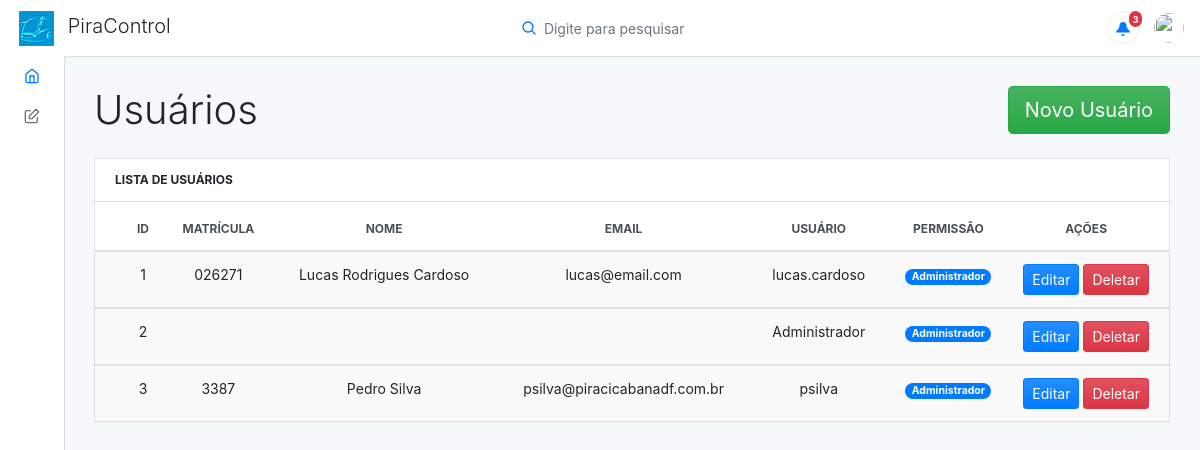
The app's page /front/usuario.php (signed in), older data.
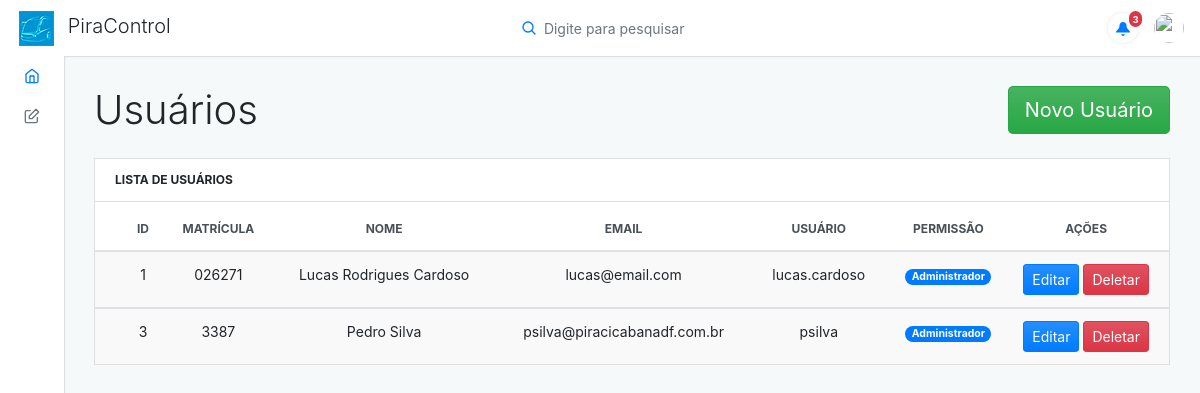
The same page, newer data.
### tables this page shows
CREATE TABLE `usuario` (
  `id` int(11) NOT NULL,
  `nome` varchar(45) NOT NULL,
  `ultimoNome` varchar(45) NOT NULL,
  `nomeUsuario` varchar(45) NOT NULL,
  `email` varchar(80) NOT NULL,
  `matricula` varchar(45) NOT NULL,
  `imagem` varchar(200) NOT NULL,
  `senha` varchar(200) NOT NULL
);

### front/classes/Conexao.php (called while the page is built, shortened)
<?php
class Conexao
{
	private $host;
	private $user;
	private $password;
	public function __construct() {
		$this->host = 'mysql:host=localhost;dbname=bd_pira_control';
		$this->user = 'root';
		$this->password = '';
	}
    public function conectar() {
    	try {
			$conn = new PDO(
							$this->host,
							$this->user,
							$this->password
						);
			return $conn;
		} catch (PDOException $e) {
			echo 'Erro na conexao. Erro reportado: ' . $e->getMessage();
			exit;
		}
    }
}

### front/classes/UsuarioDAO.php (called while the page is built, shortened)
<?php
require_once 'Model.php';
class UsuarioDao extends Model
{
    public function __construct()
    {
        $this->class = 'Usuario';
        $this->tabela = 'usuario';
    }
    public function listarUsuarios($condicao = '')
    {
        $query = "SELECT id, nome, ultimoNome, nomeUsuario, email, matricula, imagem FROM {$this->tabela}";
        $stmt = $this->db->prepare($query);
        $stmt->setFetchMode(PDO::FETCH_CLASS, $this->class);
        $stmt->execute();
        return $stmt->fetchAll();
    }
}

### front/classes/Model.php (called while the page is built, shortened)
<?php
    require 'Conexao.php';
    class Model {
        public function __construct()
        {
            $conexao = new Conexao();
            $this->db = $conexao->conectar();
        }
    }

### front/classes/Usuario.php (called while the page is built, shortened)
<?php
    class Usuario {
        public function __get($atributo) {
            return $this->$atributo;
        }
    }

### front/usuario.php (the view, shortened to what this page needs)
<?php
require_once 'layout/header.php';
require_once 'layout/menu.php';
?>
<?php
require_once 'classes/Usuario.php';
require_once 'classes/UsuarioDAO.php';
$usuarioDAO = new UsuarioDAO();
$usuarios = $usuarioDAO->listarUsuarios();
?>
<div class="adminx-content">
    <div class="adminx-main-content">
        <div class="container-fluid">
            <nav aria-label="breadcrumb" role="navigation" style="float: right;">
              <ol class="breadcrumb adminx-page-breadcrumb">
                <li ><a href="form_usuario" class="btn btn-lg btn-success" >Novo Usuário</a></li>
              </ol>
            </nav>
            <div class="pb-3">
                <h1>Usuários</h1>
            </div>
            <div class="row">
                <div class="col-lg-12">
                    <div class="card mb-grid">
                        <div class="card-header d-flex justify-content-between align-items-center">
                            <div class="card-header-title">Lista de Usuários</div>
                        </div>
                        <div class="table-responsive-md">
                            <table class="table table-actions table-striped table-hover mb-0">
                                <thead>
                                    <tr>
                                        <th scope="col">
                                            <label class="custom-control custom-checkbox m-0 p-0">
                                            </label>
                                        </th>
                                        <th scope="col" class="text-center">ID</th>
                                        <th scope="col" class="text-center">Matrícula</th>
                                        <th scope="col" class="text-center">Nome</th>
                                        <th scope="col" class="text-center">Email</th>
                                        <th scope="col" class="text-center">Usuário</th>
                                        <th scope="col" class="text-center">Permissão</th>
                                        <th scope="col" class="text-center">Ações</th>
                                    </tr>
                                </thead>
                                <?php foreach ($usuarios as $usuario) { ?>
                                    <tbody>
                                        <tr>
                                            <th scope="row">
                                                <label class="custom-control custom-checkbox m-0 p-0">
                                                </label>
                                            </th>
                                            <td class="text-center"><?= $usuario->id ?></td>
                                            <td class="text-center"><?= $usuario->matricula ?></td>
                                            <td class="text-center"><?= $usuario->nome ?> <?= $usuario->ultimoNome ?></td>
                                            <td class="text-center"><?= $usuario->email ?></td>
                                            <td class="text-center"><?= $usuario->nomeUsuario ?></td>
                                            <td class="text-center">
                                                <span class="badge badge-pill badge-primary">Administrador</span>
                                            </td>
                                            <td>
                                                <a class="btn btn-sm btn-primary" href="form_usuario?id=<?= $usuario->id ?>">Editar</a>
                                                <a class="btn btn-sm btn-danger" href="controles/controleUsuario.php?acao=deletar&id=<?= $usuario->id ?>">Deletar</a>
                                            </td>
                                        </tr>
                                    </tbody>
                                <?php } ?>
                            </table>
                        </div>
                    </div>
                </div>
            </div>
        </div>
    </div>
</div>
</div>
<?php
require_once 'layout/footer.php';
?>

### front/layout/header.php (shortened to what this page needs)
<!DOCTYPE html>
<html lang="en">
  <head>
    <link rel="stylesheet" type="text/css" href="./dist/css/style.css" media="screen" />
  </head>

### front/layout/menu.php (shortened to what this page needs)
<body>
    <div class="adminx-container">
      <nav class="navbar navbar-expand justify-content-between fixed-top">
        <a class="navbar-brand mb-0 h1 d-none d-md-block" href="inicio">
          <img src="./demo/img/logo.png" class=" d-inline-block align-top mr-2" alt="">
          PiraControl
        </a>
        <form class="form-inline form-quicksearch d-none d-md-block mx-auto">
          <div class="input-group">
            <div class="input-group-prepend">
              <div class="input-group-icon">
                <i data-feather="search"></i>
              </div>
            </div>
            <input type="text" class="form-control" id="search" placeholder="Digite para pesquisar">
          </div>
        </form>
        <ul class="navbar-nav d-flex justify-content-end mr-2">
          <li class="nav-item dropdown d-flex align-items-center mr-2">
            <a class="nav-link nav-link-notifications" id="dropdownNotifications" data-toggle="dropdown" href="#">
              <i class="oi oi-bell display-inline-block align-middle"></i>
              <span class="nav-link-notification-number">3</span>
            </a>
          </li>
          <li class="nav-item dropdown">
            <a class="nav-link avatar-with-name" id="navbarDropdownMenuLink" data-toggle="dropdown" href="#">
              <img src="https://s3.amazonaws.com/uifaces/faces/twitter/jsa/128.jpg" class="d-inline-block align-top" alt="">
            </a>
          </li>
        </ul>
      </nav>
      <div class="adminx-sidebar expand-hover push">
        <ul class="sidebar-nav">
          <li class="sidebar-nav-item">
            <a href="inicio" class="sidebar-nav-link active">
              <span class="sidebar-nav-icon">
                <i data-feather="home"></i>
              </span>
            </a>
          </li>
          <li class="sidebar-nav-item">
            <a class="sidebar-nav-link collapsed" data-toggle="collapse" href="#navForms" aria-expanded="false" aria-controls="navForms">
              <span class="sidebar-nav-icon">
                <i data-feather="edit"></i>
              </span>
            </a>
          </li>
          <li class="sidebar-nav-item">
            <a href="usuario" class="sidebar-nav-link">
            </a>
          </li>
          <li class="sidebar-nav-item">
            <a href="produto" class="sidebar-nav-link">
            </a>
          </li>
          <li class="sidebar-nav-item">
            <a href="categoria" class="sidebar-nav-link">
            </a>
          </li>
        </ul>
      </div>

### front/layout/footer.php (shortened to what this page needs)
</body>
</html>

Row changes from the older to the newer data that the page shows:
removed usuario: id "2", nomeUsuario "Administrador"
